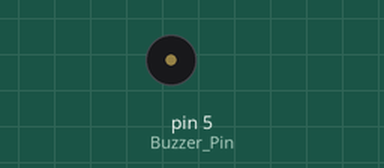
This sketch was run on a simulated Arduino Uno, built with avr-gcc and run on an emulated ATmega328P. On the bench: buzzer (waves = sounding).

Above: at 0.7 s.
At 5.1 s:
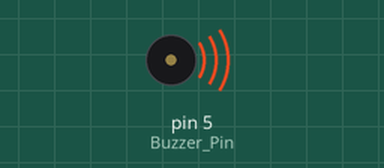
Timing chart, 0 to 5.8 s (numbered marks = the images above):
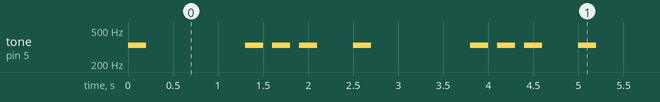

The sketch:

buzzer_beep_test.ino
```cpp
#define CLOSE 0
#define OPEN 1

int Buzzer_Pin = 5;  // buzzer pin : 5번

int Tones[8] = {261, 294, 330, 349, 392, 440, 495, 524};

void setup() {
  pinMode(Buzzer_Pin, OUTPUT);
}

void buzzer_beep(int state){
    //OPEN (부저음 한번 출력)
    if(state == OPEN){
        tone(Buzzer_Pin, Tones[2]); // tone(출력 핀 번호, 주파수 값)
        delay(200); // 0.2초 출력
        noTone(Buzzer_Pin);
        delay(100);
      }
    //CLOSE (부저음 세번 출력)
    else{
      for (int i= 0; i < 3; i++) {
        tone(Buzzer_Pin, Tones[2]); // tone(출력 핀 번호, 주파수 값)
        delay(200);// 0.2초 음 출력
        noTone(Buzzer_Pin);
        delay(100);
          }
  noTone(Buzzer_Pin);
      }
  }

void loop() {
  noTone(Buzzer_Pin);

  buzzer_beep(OPEN);
  delay(1000);
  buzzer_beep(CLOSE);
  delay(300);

}
```

Measured:
- by itself, tone on pin 5 (Buzzer_Pin): repeats every 2.5 s: silent 1.1 s, 2 × (330 Hz 0.20 s, silent 0.10 s), 330 Hz 0.20 s, silent 0.40 s, 330 Hz 0.20 s
